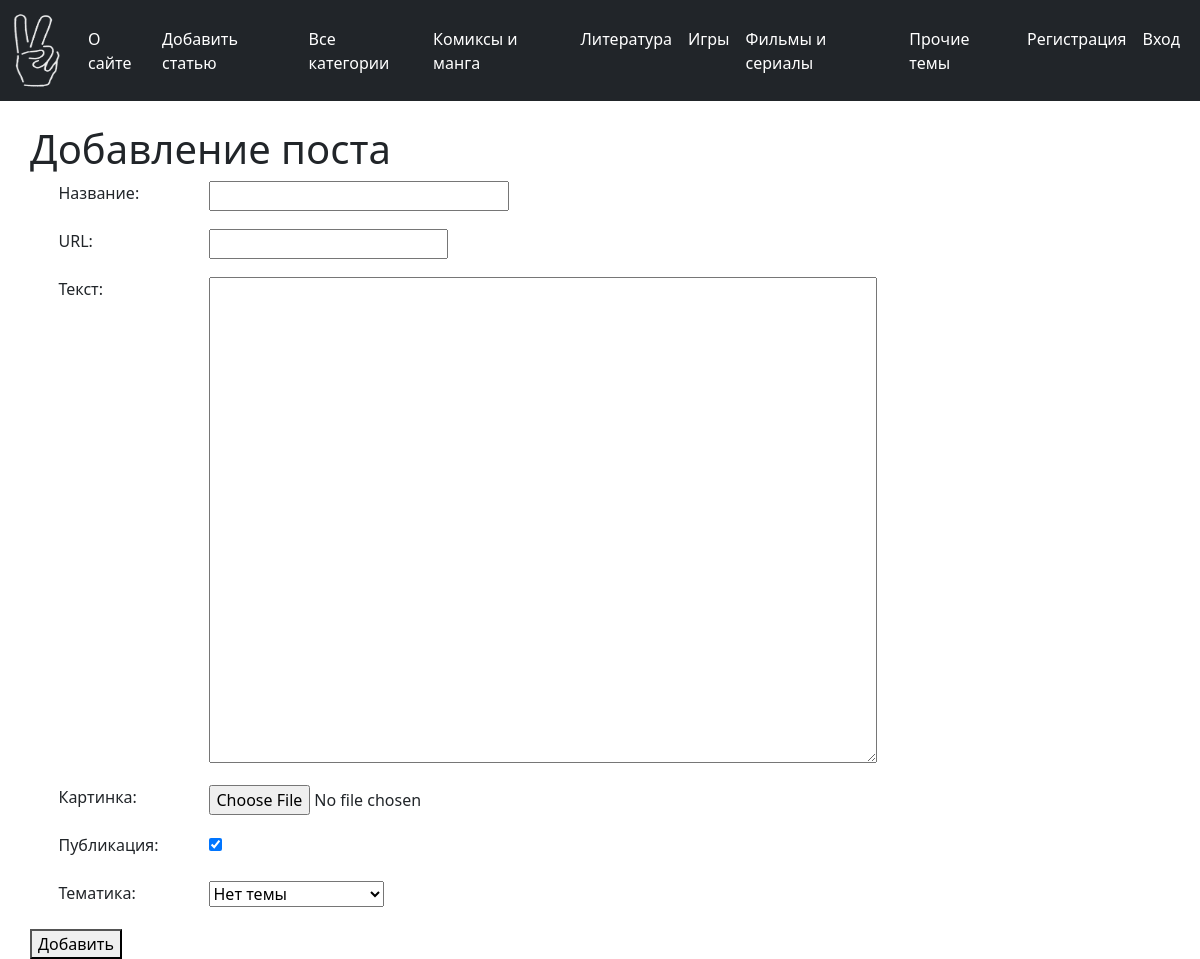
The app's page /add_news/ with its own data.
### news/models.py (models this page shows)
class Category(models.Model):
    name = models.CharField(max_length=50, db_index=True, verbose_name='Тематика')
    slug = models.SlugField(max_length=255, unique=True, db_index=True, verbose_name='URL')
    def __str__(self):
        return self.name
    def get_absolute_url(self):
        return reverse('category', kwargs={'cat_slug': self.slug})
    class Meta:
        verbose_name = 'Тематика'
        verbose_name_plural = 'Тематики'
        ordering = ['id']

### news/views.py (the view)
# urls.py: path('add_news/', AddNews.as_view(), name='add_news'),
class AddNews(CreateView):
    form_class = AddPost
    template_name = 'news/addpage.html'
    def get_context_data(self, *, object_list=None, **kwargs):
        context = super().get_context_data(**kwargs)
        context['menu'] = menu
        context['title'] = 'Добавление поста'
        return context

### news/forms.py (shortened to what this page needs)
class AddPost(forms.ModelForm):
    def __init__(self, *args, **kwargs):
        super().__init__(*args, **kwargs)
        self.fields['cat'].empty_label = 'Нет темы'
    class Meta:
        model = News
        fields = ['title', 'slug', 'content', 'image', 'is_published', 'cat']
        widgets = {
            'title': forms.TextInput(attrs={'class': 'form-input'}),
            'content': forms.Textarea(attrs={'cols': 70, 'rows': 20})
        }

### news/templatetags/news_tags.py (called while the page is built)
@register.simple_tag()
def get_categories():
    return Category.objects.all()

### news/templates/news/addpage.html (shortened to what this page needs)
{% extends 'news/base.html' %}
{% block content %}
<h1>{{title}}</h1>
<form action="{% url 'add_news' %}" method="post" enctype="multipart/form-data">
{% for f in form %}
<p><label class="form-label" for="{{ f.id_for_label }}">{{f.label}}: </label>{{ f }}</p>
{% endfor %}
    <button type="submit">Добавить</button>
</form>
{% endblock %}

### news/templates/news/base.html (shortened to what this page needs)
<!DOCTYPE html>
{% load static %}
{% load news_tags %}
<html lang="ru">
<head>
    <link href="/static/news/css/styles.css" rel="stylesheet">
    <link href="https://cdn.jsdelivr.net/npm/bootstrap@5.1.3/dist/css/bootstrap.min.css" rel="stylesheet">
</head>
<body>
{% block mainmenu %}
<nav class="navbar navbar-expand-md navbar-dark bg-dark mb-4">
  <div class="container-fluid">
    <a class="navbar-brand" href="{% url 'home' %}"><img src="/static/news/images/Vmeste.png" width="50" height="75" alt=""></a>
    <div class="collapse navbar-collapse" id="navbarCollapse">
      <ul class="navbar-nav me-auto mb-2 mb-md-0">
    {% for m in menu %}
			<li><a class="nav-link active" aria-current="page" href="{% url m.url_name %}">{{m.title}}</a></li>
    {% endfor %}
  {% if cat_selected == 0 %}
		<li class="nav-item">Все категории</li>
{% else %}
		<li><a class="nav-link active" aria-current="page" href="{% url 'home' %}">Все категории</a></li>
{% endif %}
          {% get_categories as categories %}
{% for c in categories %}
	{% if c.pk == cat_selected %}
		<li class="nav-item">{{c.name}}</li>
	{% else %}
		<li><a class="nav-link active" aria-current="page" href="{{ c.get_absolute_url }}">{{c.name}}</a></li>
	{% endif %}
{% endfor %}
{% if request.user.is_authenticated %}
          <mark>{{user.username}}</mark><a class="nav-link active" aria-current="page" href="{% url 'logout' %}">Выход</a>
{% else %}
   <a class="nav-link active" aria-current="page" href="{% url 'register' %}">Регистрация</a><a class="nav-link active" aria-current="page" href="{% url 'login' %}"> Вход</a>
{% endif %}
</ul>
</div>
  </div>
</nav>
{% endblock mainmenu %}
{% block content %}
{% endblock %}
</body>
</html>

### news/static/news/css/styles.css (style rules this page uses)
html a { outline: none; text-decoration: none; padding: 2px 1px 0; color: #87CEEB; }
a:link { color: #CD853F; }
p { margin-right: 2.5%; margin-left: 2.5%; }
form { margin-right: 2.5%; margin-left: 2.5%; }
h1 { margin-right: 2.5%; margin-left: 2.5%; }
.form-input { width: 300px; font-size: 16px; }
.form-label { display: inline-block; min-width: 150px; vertical-align: top; }

### news/templates/news/addpage.html (style rules this page uses)
form { margin-right: 2.5%; margin-left: 2.5%; }
h1 { margin-right: 2.5%; margin-left: 2.5%; }
.form-input { width: 300px; font-size: 16px; }
.form-label { display: inline-block; min-width: 150px; vertical-align: top; }

### records on screen
Category: name "Комиксы и манга"
Category: name "Литература"
Category: name "Игры"
Category: name "Фильмы и сериалы"
Category: name "Прочие темы"

### other values on screen
{{ m.title }} "О сайте" "Добавить статью"
{{ title }} "Добавление поста"
{{ f.label }} "Название" "URL" "Текст" "Картинка" "Публикация" "Тематика"
